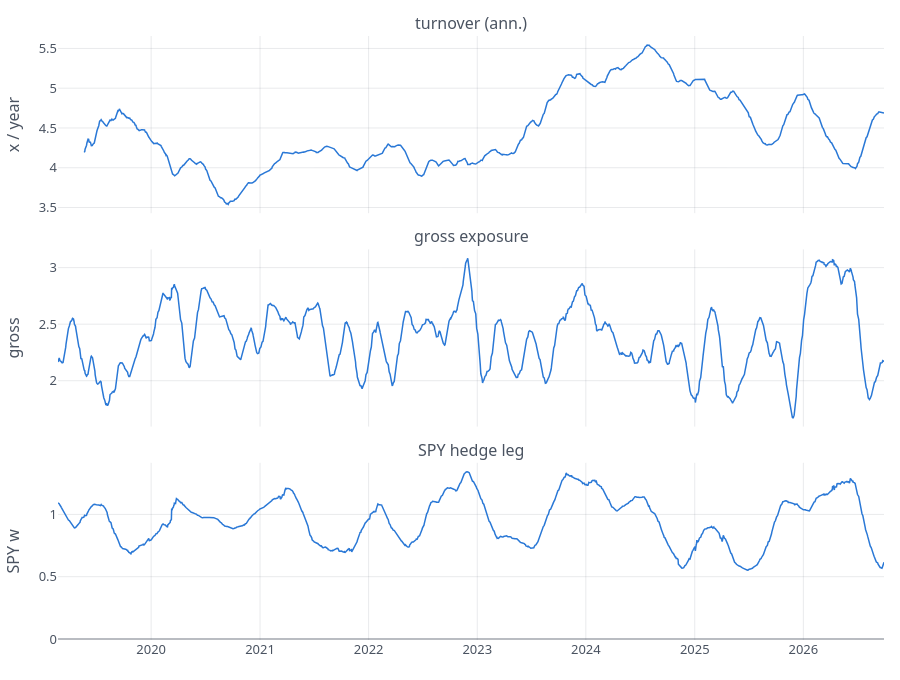

Source (notebook cell):
### Markdown cell above
## 6. What the book costs to run

Turnover is what the cost line is charged on, gross exposure is what the book
holds, and the SPY leg is the market unit the overlay carries. For a `_beta1`
book the SPY leg sits near +1; for the `_ls` variant it is the hedge and sits
near zero.

### Code cell
fig = make_subplots(rows=3, cols=1, shared_xaxes=True, vertical_spacing=0.06,
                    subplot_titles=('turnover (ann.)', 'gross exposure', 'SPY hedge leg'))
fig.add_trace(go.Scatter(x=pnl.asof_date, y=pnl.turnover_ann, mode='lines',
                         line=dict(color=BLUE, width=1.5)), row=1, col=1)
fig.add_trace(go.Scatter(x=pnl.asof_date, y=pnl.gross_exposure, mode='lines',
                         line=dict(color=BLUE, width=1.5)), row=2, col=1)
fig.add_trace(go.Scatter(x=pnl.asof_date, y=pnl.spy_leg, mode='lines',
                         line=dict(color=BLUE, width=1.5)), row=3, col=1)
fig.add_hline(y=0, line_color='rgba(74,83,97,0.35)', row=3, col=1)
fig.update_yaxes(title_text='x / year', row=1, col=1)
fig.update_yaxes(title_text='gross', row=2, col=1)
fig.update_yaxes(title_text='SPY w', row=3, col=1)
styled(fig, height=680, showlegend=False).show()

### Figure 1 — Plotly figure (JSON) as saved in the notebook; plotly's stock layout.template omitted (floating-point values rounded to 4 significant figures; data arrays with more than 128 entries replaced by an {"elided": "..."} marker saying what was removed)
{"data": [{"line": {"color": "#2a78d6", "width": 1.5}, "mode": "lines", "type": "scatter", "x": {"elided": "1911 str values"}, "xaxis": "x", "y": {"elided": "1911 float values"}, "yaxis": "y"}, {"line": {"color": "#2a78d6", "width": 1.5}, "mode": "lines", "type": "scatter", "x": {"elided": "1911 str values"}, "xaxis": "x2", "y": {"elided": "1911 float values"}, "yaxis": "y2"}, {"line": {"color": "#2a78d6", "width": 1.5}, "mode": "lines", "type": "scatter", "x": {"elided": "1911 str values"}, "xaxis": "x3", "y": {"elided": "1911 float values"}, "yaxis": "y3"}], "layout": {"annotations": [{"font": {"size": 16}, "showarrow": false, "text": "turnover (ann.)", "x": 0.5, "xanchor": "center", "xref": "paper", "y": 1, "yanchor": "bottom", "yref": "paper"}, {"font": {"size": 16}, "showarrow": false, "text": "gross exposure", "x": 0.5, "xanchor": "center", "xref": "paper", "y": 0.6467, "yanchor": "bottom", "yref": "paper"}, {"font": {"size": 16}, "showarrow": false, "text": "SPY hedge leg", "x": 0.5, "xanchor": "center", "xref": "paper", "y": 0.2933, "yanchor": "bottom", "yref": "paper"}], "font": {"color": "#4a5361", "family": "IBM Plex Sans, ui-sans-serif, system-ui, sans-serif", "size": 13}, "height": 680, "hovermode": "x unified", "legend": {"orientation": "h", "x": 0, "y": 1.02, "yanchor": "bottom"}, "margin": {"b": 40, "l": 56, "r": 16, "t": 36}, "paper_bgcolor": "rgba(0,0,0,0)", "plot_bgcolor": "rgba(0,0,0,0)", "shapes": [{"line": {"color": "rgba(74,83,97,0.35)"}, "type": "line", "x0": 0, "x1": 1, "xref": "x3 domain", "y0": 0, "y1": 0, "yref": "y3"}], "showlegend": false, "xaxis": {"anchor": "y", "domain": [0, 1], "gridcolor": "rgba(74,83,97,0.12)", "matches": "x3", "showgrid": true, "showticklabels": false, "zeroline": false}, "xaxis2": {"anchor": "y2", "domain": [0, 1], "gridcolor": "rgba(74,83,97,0.12)", "matches": "x3", "showgrid": true, "showticklabels": false, "zeroline": false}, "xaxis3": {"anchor": "y3", "domain": [0, 1], "gridcolor": "rgba(74,83,97,0.12)", "showgrid": true, "zeroline": false}, "yaxis": {"anchor": "x", "domain": [0.7067, 1], "gridcolor": "rgba(74,83,97,0.12)", "showgrid": true, "title": {"text": "x / year"}, "zeroline": false}, "yaxis2": {"anchor": "x2", "domain": [0.3533, 0.6467], "gridcolor": "rgba(74,83,97,0.12)", "showgrid": true, "title": {"text": "gross"}, "zeroline": false}, "yaxis3": {"anchor": "x3", "domain": [0, 0.2933], "gridcolor": "rgba(74,83,97,0.12)", "showgrid": true, "title": {"text": "SPY w"}, "zeroline": false}}}
